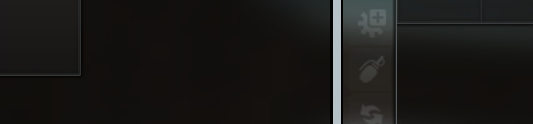
#> input picture tarkov-price-overlay/python-core/test_data/tip_inventory_none.png, 533 x 124 px
$ python -i tooltip_detect.py   (imports and definitions only)
#> lines starting #> are read from the running program, lines starting #| are printed output that depends on the picture; after the words box and inside, x2 and y2 are one past the last pixel; in counts of white or black regions, pixels touching at a corner belong together
#> further down, picture is the input picture: shape (124, 533, 3); mean B, G, R 23.6, 25.2, 26.1
"""캡처 조각 안에 EFT 툴팁 패널(또는 바닥 이름표)이 '떠 있는지' 판정 — 11-04.

왜: 인벤토리에서는 아이템에 마우스를 올리고 잠깐 뒤에야 이름 툴팁이 뜬다. 그 전에 F2 를 누르면 캡처 상자에 툴팁 대신
인벤토리 칸 글자(짧은 이름·개수)가 찍혀 엉뚱한 아이템으로 매칭되거나 못 찾는다(사용자는 '인식을 못한다'로 느낌).
조회 직전에 툴팁이 떠 있는지 보고, 없으면 잠깐 기다렸다 다시 찍는다(main.py _wait_for_tooltip).

판정(11-03 게임 스크린샷 실측, 1.3.0): 툴팁 안쪽은 순검정(회색값 중앙 0), 둘레 1px 테두리는 87 안팎으로 일정하다.
인벤토리 장비 칸·빈 칸도 어둡지만 바탕이 10~28 로 순검정이 아니고 87 테두리가 없다. 그래서
  툴팁  = 순검정 덩어리(어두운 픽셀 중앙 ≤ 6) + 밝은 글자 + 잘리지 않은 면 중 하나 이상이 87 테두리
  이름표 = 순검정 덩어리 + 밝은 글자(바닥 아이템 이름표는 테두리 없음)
닫힘 연산은 쓰지 않는다(1px 테두리가 메워져 바깥 어두운 영역과 합쳐진다). 캡처 상자에 툴팁이 잘려 들어오는 경우가 많아
가장자리에 닿은 덩어리는 가로세로 비율을 따지지 않는다. 거래 화면의 'SPACE 거래하기' 패널(바탕 24)은 툴팁이 아니다.

빗나가도 안전한 방향: 없는 툴팁을 '있다'고 보면 지금처럼 바로 읽고, 있는 툴팁을 '없다'고 보면 최대 대기 시간만큼 늦어질 뿐이다.

11-09 문턱 넓힘(통계: 1.2.7 뒤 같은 설치 64곳의 중간 응답 350→829ms, 1920x1080 은 920ms — 그 화면에선 판정이 늘 '없음'이라 조회마다
상한 0.6초를 다 기다림. 2560x1440·2880x1620 만 정상). 원래 문턱은 이 PC(1440p) 한 곳의 실측에 딱 붙어 있었다: 글자 픽셀(>150) 비율의
중앙이 1.6% 인데 하한이 1%, 테두리는 76~98. 다른 화면 높이는 UI 가 줄거나 커져 글자 획·1px 테두리가 섞인 색으로 그려진다.
이 PC 캡처(툴팁 544장·인벤토리 조각 960장)를 0.75~1.5배로 바꿔 비교(dev/…audit tip_eval): 원래 규칙은 원본 94.7% → 그 밖 0.4~9.6%,
새 규칙(글자 >110 이 1.5% 이상, 테두리 중앙 55~110 + 그 ±18 안에 70%)은 전 배율 93.6~94.7%, 인벤토리 오탐 0.6% → 1.0~1.4%.
바닥 이름표(테두리 없음) 쪽은 넓혀도 검출이 안 늘고 오탐만 늘어 그대로 둔다. 실화면(1080p)으로는 미확인 — 빗나가는 PC 는
main.py 의 자가 보정이 받는다.
"""
from __future__ import annotations

import numpy as np

try:
    import cv2
except Exception:  # noqa: BLE001 — cv2 가 없으면 판정 불가 → 호출부가 '있다'로 취급
    cv2 = None

DARK_MAX = 32  # 덩어리로 묶을 어두운 픽셀 상한
PURE_MED_MAX = 6  # 툴팁 바탕 = 순검정(어두운 픽셀 중앙값, 실측 0)
LABEL_MED_MAX = 10  # 바닥 이름표 바탕(실측 7)
BRIGHT_MIN = 150  # 글자 픽셀 하한(바닥 이름표)
BRIGHT_FRAC_MIN = 0.01
TIP_BRIGHT_MIN = 110  # 툴팁 글자 픽셀 하한 — 작은 UI 의 가는 획은 150 을 못 넘는다(11-09)
TIP_BRIGHT_FRAC_MIN = 0.015
BORDER_LO, BORDER_HI = 55, 110  # 툴팁 테두리(1440p 에서 87) 허용 범위 — 다른 화면 높이에선 배경과 섞여 50~70대·100 안팎(11-09, 전 76~98)
BORDER_TOL = 18  # 테두리 선은 '고른 회색': 선의 70% 이상이 중앙값 ±이 안


def _gray(image: np.ndarray) -> np.ndarray:
    if image.ndim == 2:
        return image
    if image.shape[-1] == 4:
        return cv2.cvtColor(image, cv2.COLOR_BGRA2GRAY)
    return cv2.cvtColor(image, cv2.COLOR_BGR2GRAY)


# [20 lines left out: function _border_sides, not called in this run]


def find_panel(image: np.ndarray | None, need_border: bool = True) -> dict | None:
    """툴팁 패널(need_border=True) 또는 바닥 이름표(False)처럼 보이는 덩어리. 없으면 None.

    image: mss 캡처(BGRA) 또는 BGR·회색. 크기 기준은 상자 높이 대비 비율이라 해상도·UI 배율과 무관하다.
    """
    if image is None or cv2 is None or image.size == 0:
        return None
    g = _gray(image)
    H, W = g.shape[:2]
#> H = 124; W = 533
    dark = (g < DARK_MAX).astype(np.uint8)
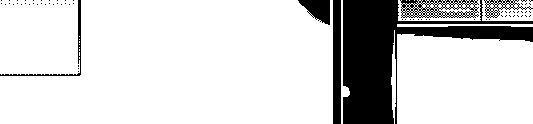
#> dark: shape (124, 533); values 0 (black) and 1 (white), 83.1% white; 70 black regions (64 under 20 px), largest, box (x1, y1, x2, y2) and area: (343, 0, 533, 124) 8369, (333, 0, 341, 124) 992, (400, 0, 479, 18) 691, (298, 0, 330, 25) 493, (0, 0, 81, 76) 327, (484, 0, 533, 18) 231
    n, _lab, st, _ = cv2.connectedComponentsWithStats(dark, 8)
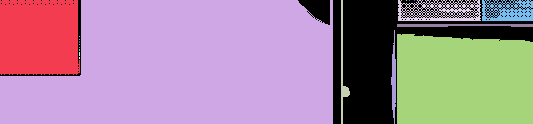
#> _lab: shape (124, 533) int32; 20 distinct labels, from 0 to 19; one colour per label, 0 black
#> n = 20; st = 20 rows, first 6: [0, 0, 533, 124, 11195], [0, 0, 80, 75, 5781], [0, 0, 333, 124, 34644], [341, 0, 9, 124, 313], [398, 0, 83, 21, 1021], [406, 0, 1, 1, 1]
    min_h = max(10, int(H * 0.14))
#> min_h = 17
    min_w = max(28, int(W * 0.07))
#> min_w = 37
    best = None
    for i in range(1, n):
        x, y, w, h, area = (int(v) for v in st[i])
        if h < min_h or w < min_w:
            continue
        if area / float(w * h) < 0.55:
            continue
        touches = x <= 0 or y <= 0 or x + w >= W or y + h >= H
        if not touches and w < 1.6 * h:
            continue
        inner = g[y:y + h, x:x + w]
        darkpx = inner[inner < DARK_MAX]
        if darkpx.size == 0 or float(np.median(darkpx)) > (PURE_MED_MAX if need_border else LABEL_MED_MAX):
            continue  # 순검정이 아니다(장비 칸·빈 칸·거래 패널)
        bright = float((inner > (TIP_BRIGHT_MIN if need_border else BRIGHT_MIN)).mean())
        if bright < (TIP_BRIGHT_FRAC_MIN if need_border else BRIGHT_FRAC_MIN) or bright > 0.45:
            continue
        sides = _border_sides(g, x, y, w, h)
        if need_border and sides < 1:
            continue
        cand = {"x": x, "y": y, "w": w, "h": h, "bright": round(bright, 3), "touches": touches, "border": sides}
        if best is None or w * h > best["w"] * best["h"]:
            best = cand
#> this loop made 19 passes
#> (x, y, w, h, area) on passes 1, 2, 3, 4, 8, 9, 10, 11: (0, 0, 80, 75, 5781), (0, 0, 333, 124, 34644), (341, 0, 9, 124, 313), (398, 0, 83, 21, 1021), (482, 0, 51, 21, 786), (397, 24, 136, 3, 345), (391, 30, 5, 94, 279), (397, 34, 136, 90, 11711)
#> pass 1, in find_panel, `inner = g[y:y + h, x:x + w]`:
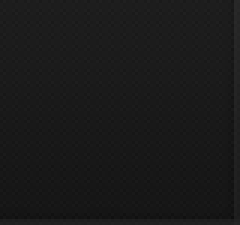
#> inner: shape (75, 80) (shown 3 times larger); min 14, max 41, mean 25.7
#> pass 2, in find_panel, `inner = g[y:y + h, x:x + w]`:
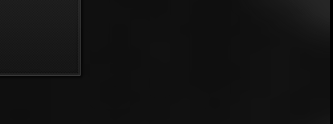
#> inner: shape (124, 333); min 0, max 56, mean 17.9
    return best


# 11-19 넓은 범위에서 툴팁 찾기(main.py _scan_for_tooltip): 상자가 전부 빗나간 조회에서 커서 주변을 넓게 찍어 툴팁 패널을 직접 찾는다.
# 넓게 보면 무기 칸·안내 패널도 어둡게 잡히므로 find_panel 보다 조건이 빡빡하다 — 네 면 중 3면 이상 테두리, 툴팁 높이, 커서 근처.
# 크기는 모두 1440p 기준 값 × (화면 높이 / 1440). 확대·축소로 1px 테두리가 뭉개져도 잡히게 패널 바깥 1~3px 를 본다.
SCAN_H_MIN, SCAN_H_MAX = 24, 130  # 패널 높이(1440p 한 줄 58, 두 줄 79 · 무기 칸은 167 이라 걸러진다)
SCAN_W_MIN, SCAN_W_MAX = 60, 1400
SCAN_NEAR = 220  # 커서에서 패널까지 최단 거리 상한 — 툴팁은 커서 바로 옆에 뜬다
SCAN_SIDES_MIN = 3


# [60 lines left out: functions _scan_line_ok, _scan_sides, find_tooltips, has_tooltip, has_label, not called in this run]

>>> import cv2
>>> picture = cv2.imread('test_data/tip_inventory_none.png')
>>> result = find_panel(picture)
